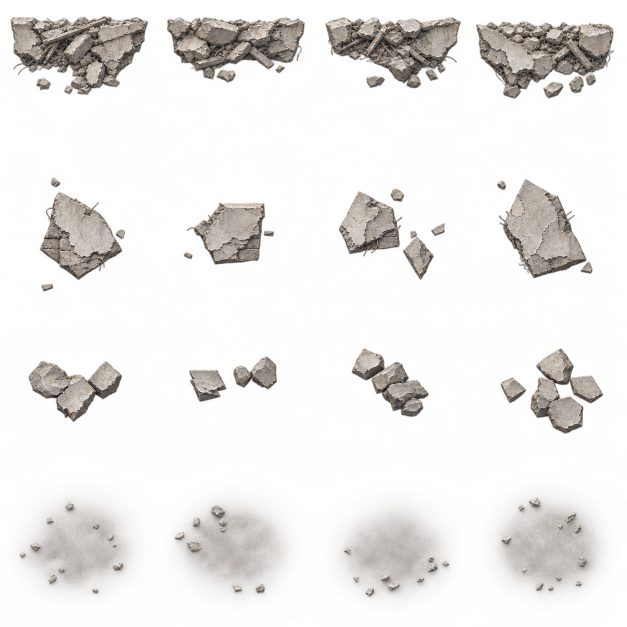
#> input picture art-source/wall-rubble/master.png, 1254 x 1254 px (shown at 1/2 size)
$ python export.py
#> lines starting #> are read from the running program, lines starting #| are printed output that depends on the picture
"""Exports the shipped wall rubble sheet from the accepted master.

master.png (a 4 x 4 grid, see make_guide.py) -> mod/graphics/decals/wall-rubble.png, a 4 x 4 grid of 128 px cells,
each master cell resampled whole, so a piece keeps its place in its cell (WallRubble places a heap by its cell's top
edge, where its wall stood). The scatter row's dust patch is thinned to a faint film (thin_dust): on the ground it is dust, not
a pale disc. Prints each heap's top edge, as a share of its cell, for WallRubble.HEAP_TOP.

    python art-source/wall-rubble/export.py
"""
from pathlib import Path

import numpy as np
from PIL import Image

HERE = Path(__file__).resolve().parent
OUT = HERE.parent.parent / "mod" / "graphics" / "decals" / "wall-rubble.png"
CELL = 128
GRID = 4
DUST_ALPHA = 0.12


def thin_dust(cell):
    """Fades the smooth dust patch under the scatter to DUST_ALPHA, keeping the fragments: a fragment's pixels are
    shaded light and dark within a few pixels, the dust's are not."""
    rgba = np.asarray(cell, dtype=np.float32)
    lum = rgba[..., :3].mean(axis=2)
    k = 3
    pad = np.pad(lum, k, mode="edge")
    windows = np.stack([pad[dy:dy + lum.shape[0], dx:dx + lum.shape[1]]
                        for dy in range(2 * k + 1) for dx in range(2 * k + 1)])
    rough = windows.std(axis=0) > 9
    # Grow the fragments a little so their soft edges stay whole.
    grown = np.pad(rough, 2)
    rough = np.any(np.stack([grown[dy:dy + lum.shape[0], dx:dx + lum.shape[1]]
                             for dy in range(5) for dx in range(5)]), axis=0)
    rgba[..., 3] = np.where(rough, rgba[..., 3], rgba[..., 3] * DUST_ALPHA)
    return Image.fromarray(rgba.clip(0, 255).astype(np.uint8), "RGBA")


def main():
    master = Image.open(HERE / "master.png").convert("RGBA")
#> master is the input picture: PIL image 1254x1254 RGBA; mean R, G, B, A 83.1, 78.9, 75.2, 54
    w, h = master.size
#> w = 1254; h = 1254
    sheet = Image.new("RGBA", (CELL * GRID, CELL * GRID), (0, 0, 0, 0))
#> sheet: PIL image 512x512 RGBA; every value is 0
    for row in range(GRID):
        for col in range(GRID):
            box = (round(col * w / GRID), round(row * h / GRID), round((col + 1) * w / GRID),
                   round((row + 1) * h / GRID))
            if row == 3:
                cell = thin_dust(master.crop(box)).resize((CELL, CELL), Image.LANCZOS)
            else:
                cell = master.crop(box).resize((CELL, CELL), Image.LANCZOS)
            if row == 0:
                alpha = cell.getchannel("A")
                top = next((y for y in range(CELL) if alpha.crop((0, y, CELL, y + 1)).getextrema()[1] > 128), 0)
                print(f"heap {col}: top edge at {top / CELL:.3f} of its cell")
            sheet.alpha_composite(cell, (col * CELL, row * CELL))
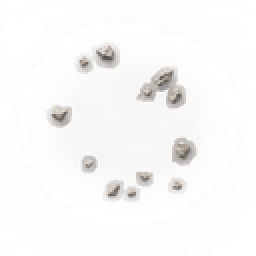
#> cell: PIL image 128x128 RGBA (shown 2 times larger); mean R, G, B, A 185.8, 182.6, 179.9, 22.5; transparent parts drawn white
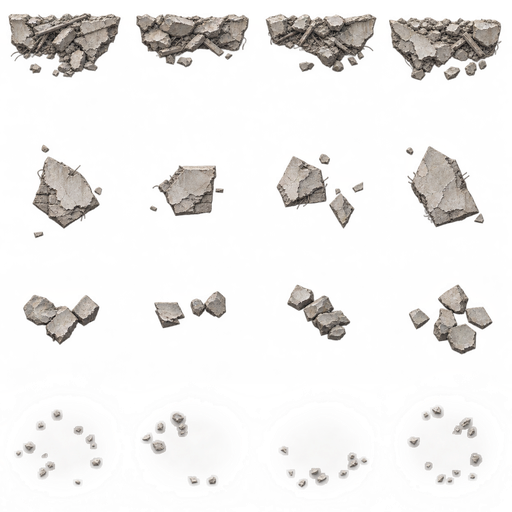
#> sheet: PIL image 512x512 RGBA; mean R, G, B, A 80.8, 76.6, 73.1, 40.1; transparent parts drawn white
    OUT.parent.mkdir(parents=True, exist_ok=True)
    sheet.save(OUT)
    print(f"wrote {OUT} {sheet.size}")
#| wrote mod/graphics/decals/wall-rubble.png (512, 512)


if __name__ == "__main__":
    main()
